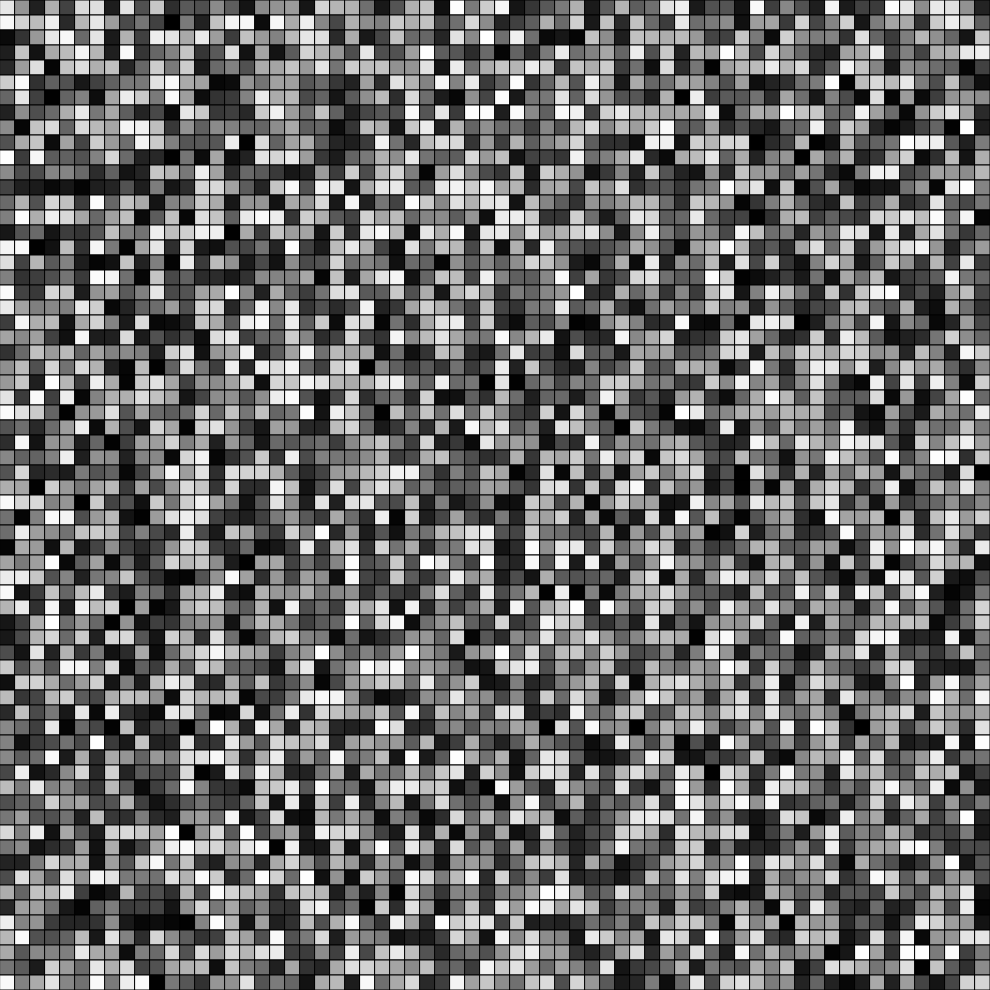
Frame 1 (no input)
Frame 60 (no input): identical to frame 1, image omitted
Frame 120 (the mouse pressed at the canvas centre since frame 60): identical to frame 1, image omitted

The p5.js sketch that drew this single still picture (run headless with seeded random() and noise() and a simulated clock; from frame 60 on, the mouse is pressed at the canvas centre):

// p5.js sketch
// ── sketch.js
let w = h = 25;
const scale = 15;
let blocks = [];

function setup() {
  setCanvasSize();
  for (let x = 0; x < w; x++) {
    blocks.push([]);
    blocks.push(new Array(h));
    for (let y = 0; y < h; y++) {
      blocks[x][y] = Math.random();
    }    
  }
  createCanvas(w * scale, h * scale);
  for (let x = 0; x < w; x++) {
    for (let y = 0; y < h; y++) {
      colorMode(RGB, 1);
      fill(blocks[x][y]);
      rect(x * scale, y * scale, scale, scale);
    }    
  }

}

function draw() {
  
}

function setCanvasSize() {
  (windowHeight > windowWidth) ? w = h = Math.floor(windowWidth/scale) : w = h = Math.floor(windowHeight/scale);
}
